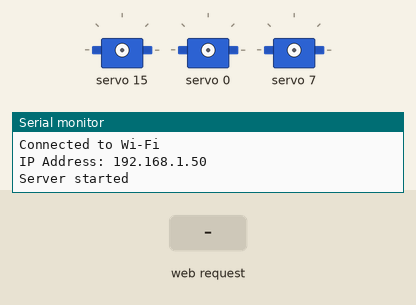
This program was run on a simulated ESP32. Shown: 3 × servo, the last lines printed to the serial monitor. Inputs (shaded band) come from the test bench. WiFi joins after 1.5 s; servers stay silent unless stated.

Above: at 9.2 s.
9.3 s: HTTP request GET /setServo received
10.8 s: HTTP request GET /setServo?value=120 received
At 11.9 s:
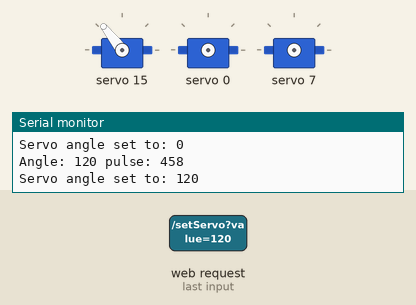
12.3 s: HTTP request GET /setServo?value=1&id=1 received
13.8 s: HTTP request GET /setServo?value=1 received
At 14.2 s:
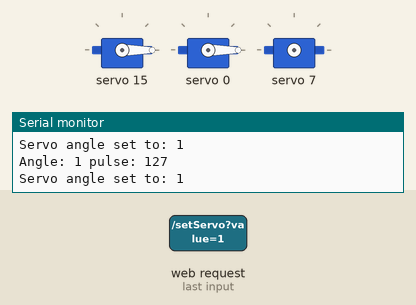
15.3 s: HTTP request GET /setServo?id=120 received
16.8 s: HTTP request GET /setServo?value=120&id=120 received
At 17.7 s:
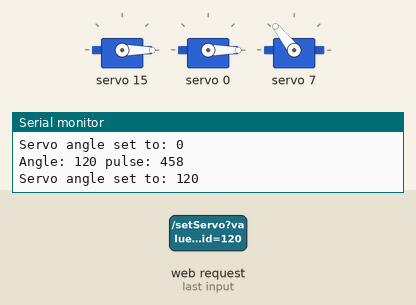
Timing chart, 0 to 19.3 s (numbered marks = the images above; inputs shaded):
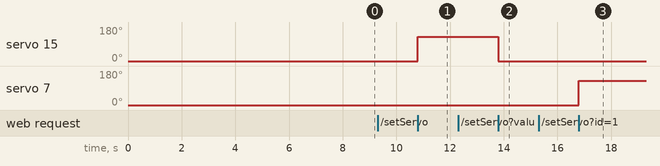

Measured:
- after the input at 10.8 s, servo 15: 0° → 128° at once
- after the input at 13.8 s, servo 15: 128° → 0° at once
- after the input at 16.8 s, servo 7: 0° → 128° at once

The program:

main.cpp
```cpp
#include <Adafruit_PWMServoDriver.h>
#include <WiFi.h>
#include <WebServer.h>

// Wi-Fi credentials
const char* ssid = "raspit";
const char* password = "raspit1ras";

WebServer server(80);

Adafruit_PWMServoDriver board1 = Adafruit_PWMServoDriver(0x40);       // called this way, it uses the default address 0x40

#define SERVOMIN  125                                                 // this is the 'minimum' pulse length count (out of 4096)
#define SERVOMAX  625                                                 // this is the 'maximum' pulse length count (out of 4096)

int val, mapped_val;    // variable to read the value from the analog pin
String logMsg;


int angleToPulse(int ang)                             //gets angle in degree and returns the pulse width
  {  int pulse = map(ang,0, 180, SERVOMIN,SERVOMAX);  // map angle of 0 to 180 to Servo min and Servo max
     Serial.print("Angle: ");Serial.print(ang);
     Serial.print(" pulse: ");Serial.println(pulse);
     return pulse;
  }

void setup() {
  Serial.begin(115200);
  Serial.println("16 channel Servo test!");
  board1.begin();
  board1.setPWMFreq(60);                  // Analog servos run at ~60 Hz updates

  // Connect to Wi-Fi
  WiFi.begin(ssid, password);
  Serial.println("Connecting to Wi-Fi...");
  while (WiFi.status() != WL_CONNECTED) {
    delay(1000);
    Serial.println(".");
  }
  delay(6000);
  Serial.println("Connected to Wi-Fi");
  Serial.print("IP Address: ");
  Serial.println(WiFi.localIP());

    // Handle servo control
  server.on("/setServo", []() {
    String value = server.arg("value");
    int servo_no = server.arg("id").toInt();
    int angle = value.toInt();

    if (angle >= -45 && angle <= 225) {
      mapped_val = map(angle, -45, 225, 0, 180);     // scale it for use with the servo library (value between 0 and 180)

      board1.setPWM(servo_no-1, 0, angleToPulse(angle) );

      // servos[servo_no-1].write(mapped_val);  // Set servo position
      Serial.println("Servo angle set to: " + String(angle));
      server.sendHeader("Access-Control-Allow-Origin", "*");
      server.send(200, "text/plain", "OK");
    } else {
      server.sendHeader("Access-Control-Allow-Origin", "*");
      server.send(400, "text/plain", "Invalid Angle");
    }
  });

  server.begin();  // Start the server
  Serial.println("Server started");
}

void loop()
  {
    server.handleClient();  // Handle client requests

    // int i = 0;
    // board1.setPWM(i, 0, angleToPulse(0) );
    // Serial.println("111");

    // delay(1000);
    // board1.setPWM(i, 0, angleToPulse(90) );
    // Serial.println("222");

    // delay(1000);
    // board1.setPWM(i, 0, angleToPulse(180) );
    // Serial.println("333");

    // delay(1000);
    // board1.setPWM(i, 0, angleToPulse(90) );
    // Serial.println("444");
  }
```
